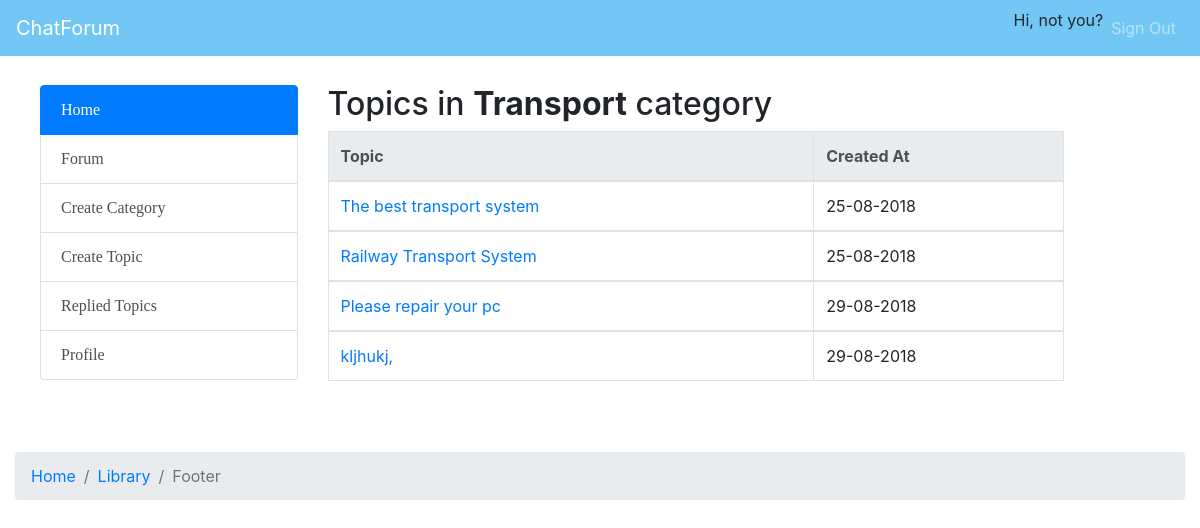
/category.php?id=1, run on the app's committed database.
### tables this page shows
CREATE TABLE `categories` (
  `cat_id` int(8) NOT NULL,
  `cat_name` varchar(255) NOT NULL,
  `cat_description` varchar(255) NOT NULL
);

CREATE TABLE `topics` (
  `topic_id` int(8) NOT NULL,
  `topic_subject` varchar(255) NOT NULL,
  `topic_date` datetime NOT NULL,
  `topic_cat` int(8) NOT NULL,
  `topic_by` int(8) NOT NULL
);

### category.php (the view, shortened to what this page needs)
<?php
include 'connect.php';
include 'indexheader.php';
$sql = "SELECT
            cat_id,
            cat_name,
            cat_description
        FROM
            categories
        WHERE
            cat_id = " . mysqli_real_escape_string($link, $_GET['id']);
$result = mysqli_query($link,$sql);
if(!$result)
{
    echo 'The category could not be displayed, please try again later.';
}
else
{
    if(mysqli_num_rows($result) == 0)
    {
        echo 'This category does not exist.';
    }
    else
    {
        while($row = mysqli_fetch_assoc($result))
        {
            echo '<h2>Topics in <b>' . $row['cat_name'] . '</b> category</h2>';
        }
        $sql = "SELECT
                    topic_id,
                    topic_subject,
                    topic_date,
                    topic_cat
                FROM
                    topics
                WHERE
                    topic_cat = " . mysqli_real_escape_string($link, $_GET['id']);
        $result = mysqli_query($link, $sql);
        if(!$result)
        {
            echo 'The topics could not be displayed, please try again later.';
        }
        else
        {
            if(mysqli_num_rows($result) == 0)
            {
                echo 'There are no topics in this category yet.';
            }
            else
            {
                echo '<div class="tab-content" id="nav-tabContent">
                <table class="table table-bordered">
                <thead class="thead-light">
                    <tr>
                    <th scope="col">Topic</th>
                    <th scope="col">Created At</th>
                    </tr>
                    </thead>
                    <tbody>';
                        while($row = mysqli_fetch_assoc($result)) {
                        echo'<tr>';
                        echo'<td>';
                        echo '<a href="topic.php?id=' . $row['topic_id'] . '">' . $row['topic_subject'] . '</a>';
                        echo '<td>';
                        echo date('d-m-Y', strtotime($row['topic_date']));
                        echo '</td>';
                        echo '</tr>
                        </tbody>';
                }
                echo '</table>';
            }
        }
    }
}
include 'indexfooter.php';
?>

### data on the page
categories: cat_name "Transport"
topics: topic_subject "The best transport system", topic_date "25-08-2018"
topics: topic_subject "Railway Transport System", topic_date "25-08-2018"
topics: topic_subject "Please repair your pc", topic_date "29-08-2018"
topics: topic_subject "kljhukj,", topic_date "29-08-2018"
